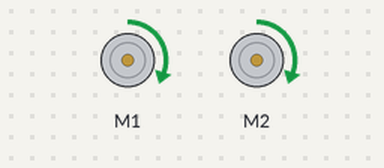
Bench run of a sketch on a simulated Arduino Leonardo, built with avr-gcc and run on an emulated ATmega32U4. Shown: 2 × DC motor (green arrow = forward, orange = backward, longer = faster). What the sketch prints to the serial monitor is not drawn.

Above: at 0.3 s.
Timing chart, 0 to 1.8 s (numbered marks = the images above):
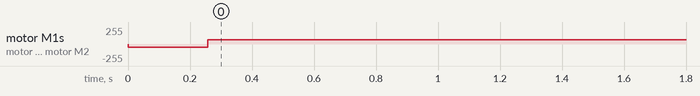

The sketch:

LineAdjust.ino
```cpp
#include <Zumo32U4.h>

Zumo32U4Motors motors;
Zumo32U4LineSensors lineSensors;

//threshold value
const uint16_t I_black = 900;

void setup() {
  lineSensors.initFiveSensors();

}

void loop() {

  lineAdjust();

}


void lineAdjust() {

    // motors.setSpeeds(-70, -70);
    // delay(100);

  //loop that runs 5 times for line adjustment
  for (int i = 0; i<5; i++) {

    uint16_t lineSensorValues[5]; //array to store line sensor readings

    //move forward until sensor 2 or 4 detect values below threshold I_black
    while (lineSensorValues[1] < I_black && lineSensorValues[3] < I_black) {
      lineSensors.read(lineSensorValues);
      motors.setSpeeds(100, 100);
    }

    motors.setSpeeds(0, 0);

    //adjust if left sensor detects a black line
    if (lineSensorValues[1] > I_black){
      motors.setSpeeds(-80, -80); //move backwards slightly
      delay(250);

      //drive with right motor until right sensor detects the line
      while (lineSensorValues[1] < I_black + 300) {
        lineSensors.read(lineSensorValues);
        Serial.println("left");
        motors.setSpeeds(0, 120);
      }
    }

    //adjust if right sensor + offset detects a black line
    else if (lineSensorValues[3] + 350 > I_black) {
      motors.setSpeeds(-80, -80); //move backwards slightly
      delay(250);

      //drive with left motor until left sensor detects the line
      while (lineSensorValues[1] < I_black) {
        lineSensors.read(lineSensorValues);
        Serial.println("right");
        motors.setSpeeds(120 , 0);
      }
    }

    lineSensors.read(lineSensorValues);
    Serial.println(lineSensorValues[1]);
    Serial.println(lineSensorValues[3]);

    Serial.println(i);
  }
  motors.setSpeeds(100, 100);
  delay(500);
}
```

Measured:
- by itself, motor M1, motor M2: stopped → backward 51/255 at 0.00 s, → forward 63/255 0.26 s later
